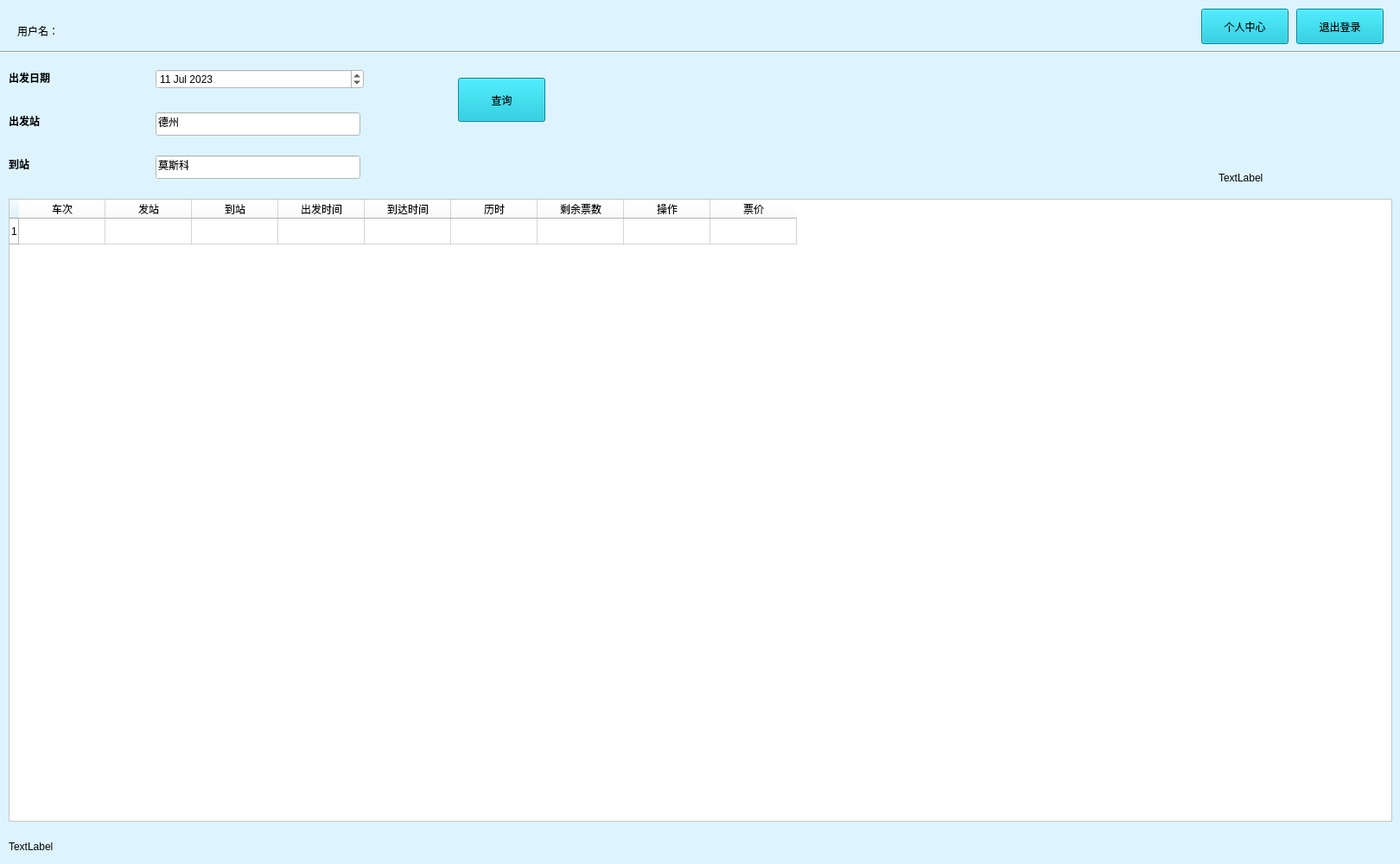
<?xml version="1.0" encoding="UTF-8"?>
<ui version="4.0">
 <class>Widget_User</class>
 <widget class="QWidget" name="Widget_User">
  <property name="geometry">
   <rect>
    <x>0</x>
    <y>0</y>
    <width>1620</width>
    <height>1000</height>
   </rect>
  </property>
  <property name="minimumSize">
   <size>
    <width>1620</width>
    <height>1000</height>
   </size>
  </property>
  <property name="maximumSize">
   <size>
    <width>1620</width>
    <height>1000</height>
   </size>
  </property>
  <property name="windowTitle">
   <string>购票查询</string>
  </property>
  <property name="styleSheet">
   <string notr="true">background-color: rgb(221, 244, 255);</string>
  </property>
  <widget class="QtMaterialRaisedButton" name="pushButton">
   <property name="geometry">
    <rect>
     <x>530</x>
     <y>90</y>
     <width>101</width>
     <height>51</height>
    </rect>
   </property>
   <property name="styleSheet">
    <string notr="true">
font: 75 12pt &quot;微软雅黑&quot;;
background-color: rgb(0,188,212);</string>
   </property>
   <property name="text">
    <string>查询</string>
   </property>
  </widget>
  <widget class="QTableWidget" name="tableWidget">
   <property name="geometry">
    <rect>
     <x>10</x>
     <y>230</y>
     <width>1601</width>
     <height>721</height>
    </rect>
   </property>
   <property name="styleSheet">
    <string notr="true">background-color: rgb(255, 255, 255);
font: 10pt &quot;宋体&quot;;
alternate-background-color: rgb(221, 244, 255);</string>
   </property>
   <row>
    <property name="text">
     <string>1</string>
    </property>
   </row>
   <column>
    <property name="text">
     <string>车次</string>
    </property>
   </column>
   <column>
    <property name="text">
     <string>发站</string>
    </property>
   </column>
   <column>
    <property name="text">
     <string>到站</string>
    </property>
   </column>
   <column>
    <property name="text">
     <string>出发时间</string>
    </property>
   </column>
   <column>
    <property name="text">
     <string>到达时间</string>
    </property>
   </column>
   <column>
    <property name="text">
     <string>历时</string>
    </property>
   </column>
   <column>
    <property name="text">
     <string>剩余票数</string>
    </property>
   </column>
   <column>
    <property name="text">
     <string>操作</string>
    </property>
   </column>
   <column>
    <property name="text">
     <string>票价</string>
    </property>
   </column>
  </widget>
  <widget class="QtMaterialRaisedButton" name="pushButton_3">
   <property name="geometry">
    <rect>
     <x>1390</x>
     <y>10</y>
     <width>101</width>
     <height>41</height>
    </rect>
   </property>
   <property name="styleSheet">
    <string notr="true">font: 75 10pt &quot;微软雅黑&quot;;
background-color: rgb(0,188,212);</string>
   </property>
   <property name="text">
    <string>个人中心</string>
   </property>
  </widget>
  <widget class="QtMaterialRaisedButton" name="pushButton_4">
   <property name="geometry">
    <rect>
     <x>1500</x>
     <y>10</y>
     <width>101</width>
     <height>41</height>
    </rect>
   </property>
   <property name="styleSheet">
    <string notr="true">font: 75 10pt &quot;微软雅黑&quot;;
background-color: rgb(0,188,212);</string>
   </property>
   <property name="text">
    <string>退出登录</string>
   </property>
  </widget>
  <widget class="QLabel" name="label_4">
   <property name="geometry">
    <rect>
     <x>20</x>
     <y>20</y>
     <width>601</width>
     <height>31</height>
    </rect>
   </property>
   <property name="styleSheet">
    <string notr="true">font: 14pt &quot;黑体&quot;;
border-color: rgb(0, 170, 127);</string>
   </property>
   <property name="text">
    <string>用户名：</string>
   </property>
  </widget>
  <widget class="QLabel" name="label_5">
   <property name="geometry">
    <rect>
     <x>530</x>
     <y>170</y>
     <width>201</width>
     <height>41</height>
    </rect>
   </property>
   <property name="styleSheet">
    <string notr="true">font: 14pt &quot;楷体&quot;;
color: rgb(255, 0, 0);</string>
   </property>
   <property name="text">
    <string/>
   </property>
  </widget>
  <widget class="QLabel" name="label_6">
   <property name="geometry">
    <rect>
     <x>1410</x>
     <y>190</y>
     <width>201</width>
     <height>31</height>
    </rect>
   </property>
   <property name="styleSheet">
    <string notr="true">font: 12pt &quot;宋体&quot;;</string>
   </property>
   <property name="text">
    <string>TextLabel</string>
   </property>
  </widget>
  <widget class="QLabel" name="label_7">
   <property name="geometry">
    <rect>
     <x>10</x>
     <y>970</y>
     <width>101</width>
     <height>20</height>
    </rect>
   </property>
   <property name="text">
    <string>TextLabel</string>
   </property>
  </widget>
  <widget class="Line" name="line">
   <property name="geometry">
    <rect>
     <x>0</x>
     <y>50</y>
     <width>1621</width>
     <height>20</height>
    </rect>
   </property>
   <property name="orientation">
    <enum>Qt::Horizontal</enum>
   </property>
  </widget>
  <widget class="QLabel" name="label_8">
   <property name="geometry">
    <rect>
     <x>590</x>
     <y>20</y>
     <width>421</width>
     <height>31</height>
    </rect>
   </property>
   <property name="styleSheet">
    <string notr="true">font: 14pt &quot;等线&quot;;</string>
   </property>
   <property name="text">
    <string/>
   </property>
  </widget>
  <widget class="QtMaterialTextField" name="lineEdit">
   <property name="geometry">
    <rect>
     <x>180</x>
     <y>130</y>
     <width>237</width>
     <height>27</height>
    </rect>
   </property>
   <property name="styleSheet">
    <string notr="true">font: 12pt &quot;微软雅黑&quot;;
background-color: rgb(255, 255, 255);</string>
   </property>
   <property name="text">
    <string>德州</string>
   </property>
   <property name="placeholderText">
    <string/>
   </property>
  </widget>
  <widget class="QtMaterialTextField" name="lineEdit_2">
   <property name="geometry">
    <rect>
     <x>180</x>
     <y>180</y>
     <width>237</width>
     <height>27</height>
    </rect>
   </property>
   <property name="styleSheet">
    <string notr="true">font: 12pt &quot;微软雅黑&quot;;
background-color: rgb(255, 255, 255);</string>
   </property>
   <property name="text">
    <string>莫斯科</string>
   </property>
   <property name="placeholderText">
    <string/>
   </property>
  </widget>
  <widget class="QDateEdit" name="dateEdit">
   <property name="geometry">
    <rect>
     <x>180</x>
     <y>80</y>
     <width>241</width>
     <height>23</height>
    </rect>
   </property>
   <property name="styleSheet">
    <string notr="true">font: 14pt &quot;宋体&quot;;
background-color: rgb(255, 255, 255);</string>
   </property>
   <property name="dateTime">
    <datetime>
     <hour>16</hour>
     <minute>0</minute>
     <second>0</second>
     <year>2023</year>
     <month>7</month>
     <day>11</day>
    </datetime>
   </property>
   <property name="date">
    <date>
     <year>2023</year>
     <month>7</month>
     <day>11</day>
    </date>
   </property>
  </widget>
  <widget class="QLabel" name="label">
   <property name="geometry">
    <rect>
     <x>10</x>
     <y>70</y>
     <width>161</width>
     <height>40</height>
    </rect>
   </property>
   <property name="styleSheet">
    <string notr="true">font: 14pt &quot;宋体&quot;;
font-weight:bold;</string>
   </property>
   <property name="text">
    <string>出发日期</string>
   </property>
  </widget>
  <widget class="QLabel" name="label_2">
   <property name="geometry">
    <rect>
     <x>10</x>
     <y>120</y>
     <width>161</width>
     <height>40</height>
    </rect>
   </property>
   <property name="styleSheet">
    <string notr="true">font: 14pt &quot;宋体&quot;;
font-weight:bold;</string>
   </property>
   <property name="text">
    <string>出发站</string>
   </property>
  </widget>
  <widget class="QLabel" name="label_3">
   <property name="geometry">
    <rect>
     <x>10</x>
     <y>170</y>
     <width>161</width>
     <height>40</height>
    </rect>
   </property>
   <property name="styleSheet">
    <string notr="true">font: 14pt &quot;宋体&quot;;
font-weight:bold;</string>
   </property>
   <property name="text">
    <string>到站</string>
   </property>
  </widget>
  <zorder>line</zorder>
  <zorder>pushButton</zorder>
  <zorder>tableWidget</zorder>
  <zorder>pushButton_3</zorder>
  <zorder>pushButton_4</zorder>
  <zorder>label_4</zorder>
  <zorder>label_5</zorder>
  <zorder>label_6</zorder>
  <zorder>label_7</zorder>
  <zorder>label_8</zorder>
  <zorder>lineEdit</zorder>
  <zorder>lineEdit_2</zorder>
  <zorder>dateEdit</zorder>
  <zorder>label</zorder>
  <zorder>label_2</zorder>
  <zorder>label_3</zorder>
 </widget>
 <customwidgets>
  <customwidget>
   <class>QtMaterialRaisedButton</class>
   <extends>QPushButton</extends>
   <header location="global">qtmaterialraisedbutton.h</header>
  </customwidget>
  <customwidget>
   <class>QtMaterialTextField</class>
   <extends>QLineEdit</extends>
   <header location="global">qtmaterialtextfield.h</header>
  </customwidget>
 </customwidgets>
 <resources/>
 <connections/>
</ui>
